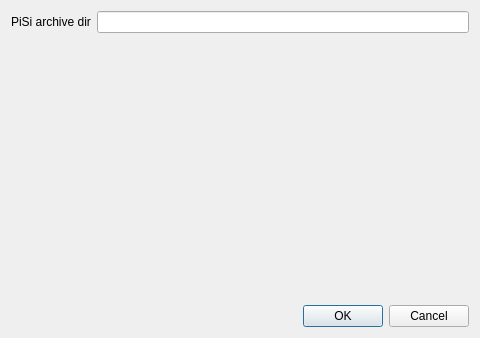
<?xml version="1.0" encoding="UTF-8"?>
<ui version="4.0">
 <class>ConfigurationDialog</class>
 <widget class="QDialog" name="ConfigurationDialog">
  <property name="geometry">
   <rect>
    <x>0</x>
    <y>0</y>
    <width>480</width>
    <height>338</height>
   </rect>
  </property>
  <property name="windowTitle">
   <string>Configuration</string>
  </property>
  <layout class="QGridLayout" name="gridLayout">
   <item row="0" column="0">
    <widget class="QLabel" name="lbl_pisi_archive_dir">
     <property name="text">
      <string>PiSi archive dir</string>
     </property>
    </widget>
   </item>
   <item row="0" column="1">
    <widget class="QLineEdit" name="le_pisi_archive_dir"/>
   </item>
   <item row="2" column="0" colspan="2">
    <widget class="QDialogButtonBox" name="buttonBox">
     <property name="orientation">
      <enum>Qt::Horizontal</enum>
     </property>
     <property name="standardButtons">
      <set>QDialogButtonBox::Cancel|QDialogButtonBox::Ok</set>
     </property>
    </widget>
   </item>
   <item row="1" column="1">
    <spacer name="verticalSpacer">
     <property name="orientation">
      <enum>Qt::Vertical</enum>
     </property>
     <property name="sizeHint" stdset="0">
      <size>
       <width>20</width>
       <height>40</height>
      </size>
     </property>
    </spacer>
   </item>
  </layout>
 </widget>
 <resources/>
 <connections>
  <connection>
   <sender>buttonBox</sender>
   <signal>accepted()</signal>
   <receiver>ConfigurationDialog</receiver>
   <slot>accept()</slot>
   <hints>
    <hint type="sourcelabel">
     <x>248</x>
     <y>270</y>
    </hint>
    <hint type="destinationlabel">
     <x>157</x>
     <y>274</y>
    </hint>
   </hints>
  </connection>
  <connection>
   <sender>buttonBox</sender>
   <signal>rejected()</signal>
   <receiver>ConfigurationDialog</receiver>
   <slot>reject()</slot>
   <hints>
    <hint type="sourcelabel">
     <x>316</x>
     <y>270</y>
    </hint>
    <hint type="destinationlabel">
     <x>286</x>
     <y>274</y>
    </hint>
   </hints>
  </connection>
 </connections>
</ui>
